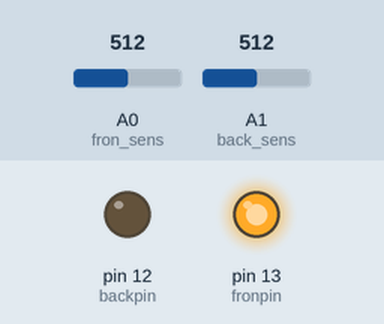
The sketch below on a simulated Arduino Uno, built with avr-gcc and run on an emulated ATmega328P. Parts: output pins drawn as LEDs (lit = HIGH). The test bench sets the inputs (shaded band); at power-on: A0 (fron_sens) = 512, A1 (back_sens) = 512.

Above: at 1.8 s.
1.9 s: A0 (fron_sens) set to 983
6.0 s: A0 (fron_sens) set to 1007
At 6.8 s:
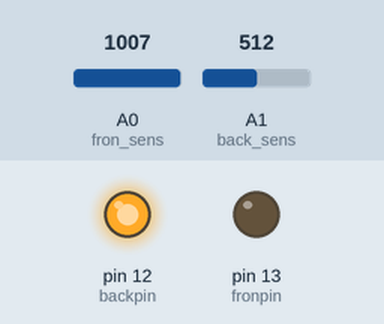
10.1 s: A1 (back_sens) set to 987
13.6 s: A1 (back_sens) set to 1010
At 14.7 s:
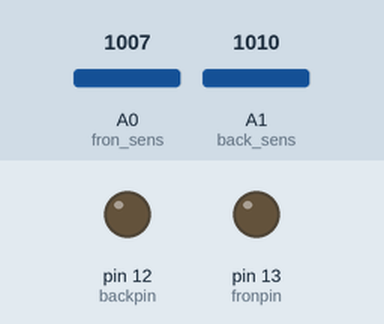
15.5 s: A1 (back_sens) set to 990
At 16.3 s:
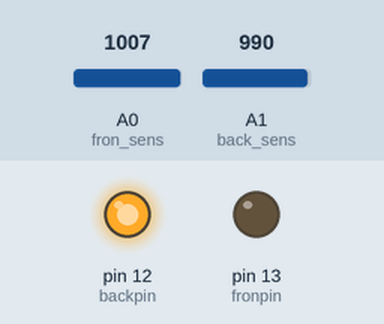
19.6 s: A1 (back_sens) set to 1023
At 21.9 s:
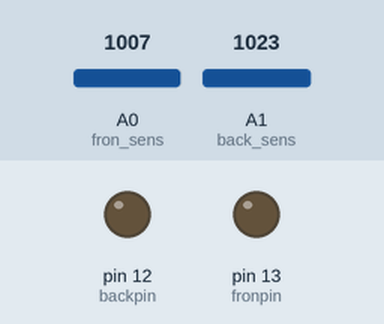
Timing chart, 0 to 23.0 s (numbered marks = the images above; inputs shaded):
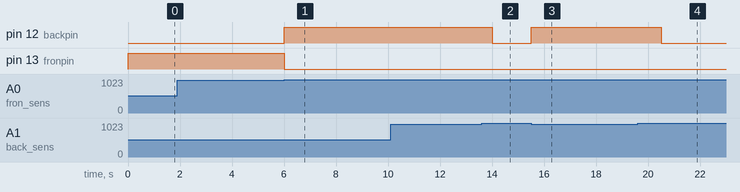

The sketch:

main.ino
```cpp
#include <Arduino.h>
#define fron_sens 0   // A0
#define back_sens 1   // A1
#define fronpin 13
#define backpin 12
int fronSenVal = 0;
int backSenVal = 0;

void setup()
{
  Serial.begin(9600);
  pinMode(fronpin, OUTPUT);
  pinMode(backpin, OUTPUT);
}

void loop()
{
  fronSenVal = analogRead(fron_sens);
  backSenVal = analogRead(back_sens);

  if (fronSenVal < 1000)
  {
    digitalWrite(fronpin, HIGH); // turn the LED on (HIGH is the voltage level)
    // Serial.println("El valor es: " + str);
    delay(1000);
    digitalWrite(fronpin, LOW);
  }
  else if (backSenVal < 1000)
  {
    digitalWrite(backpin, HIGH);
    delay(1000);
    digitalWrite(backpin, LOW);
  }
}
```

Measured:
- the behaviour switches between 999 and 1000 on A0 (fron_sens) (found by bisection; images 0 and 1)
- the behaviour switches between 999 and 1000 on A1 (back_sens) (found by bisection; images 1 and 2)
- after the input at 6.0 s, pin 12 (backpin): LOW → HIGH at once; pin 13 (fronpin): HIGH → LOW at once
- after the input at 13.6 s, pin 12 (backpin): HIGH → LOW after 0.40 s
- after the input at 15.5 s, pin 12 (backpin): LOW → HIGH at once
- after the input at 19.6 s, pin 12 (backpin): HIGH → LOW after 0.90 s
